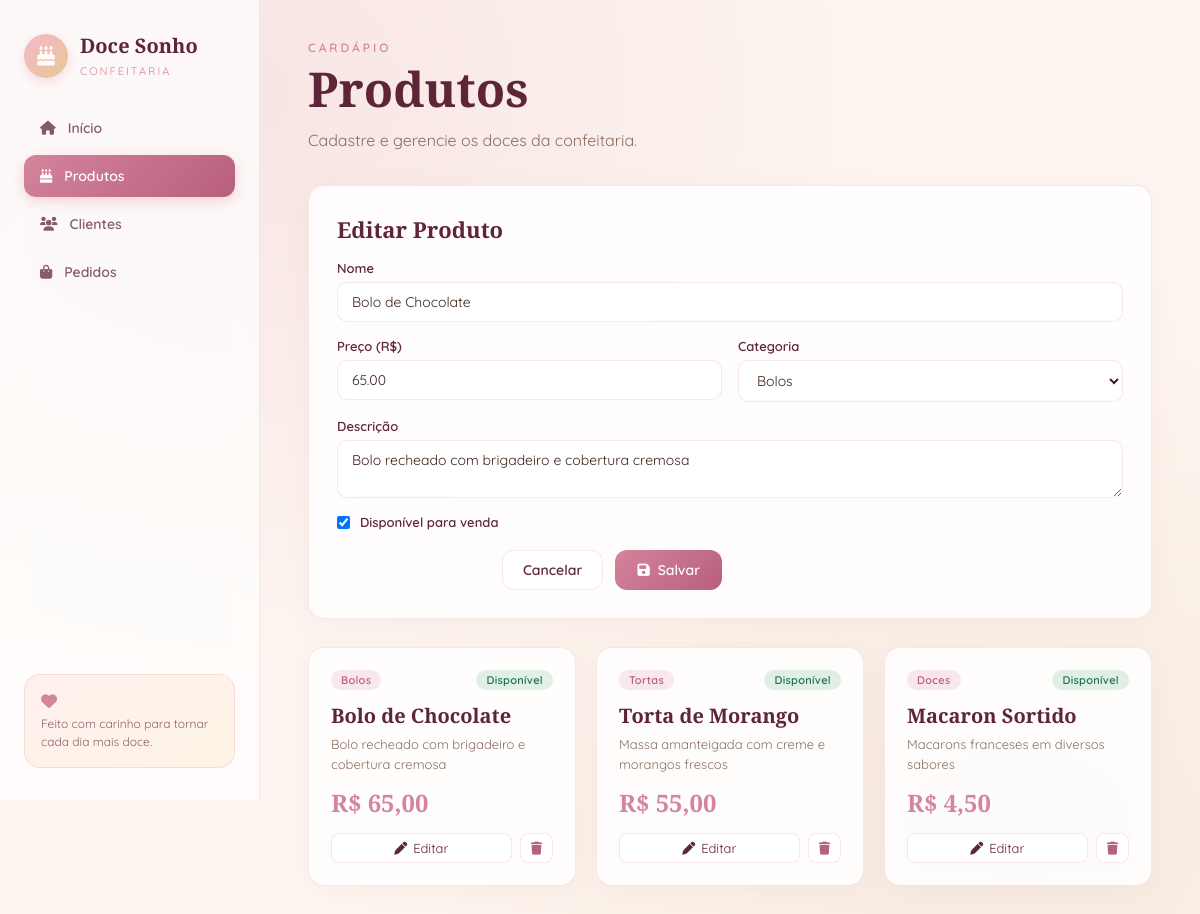
The app's page /produtos.php?edit=1 (signed in) with its own data.
### tables this page shows
CREATE TABLE IF NOT EXISTS produtos (
    id INT AUTO_INCREMENT PRIMARY KEY,
    nome VARCHAR(150) NOT NULL,
    preco DECIMAL(10,2) NOT NULL,
    descricao TEXT,
    categoria VARCHAR(50) DEFAULT 'Geral',
    disponivel TINYINT(1) DEFAULT 1,
    criado_em DATETIME DEFAULT CURRENT_TIMESTAMP
);

### db.php (called while the page is built, shortened)
<?php
function h($value)
{
    return htmlspecialchars((string) $value, ENT_QUOTES, 'UTF-8');
}
function listarProdutos($pdo)
{
    return $pdo->query("SELECT * FROM produtos ORDER BY criado_em DESC")->fetchAll();
}
function obterProduto($pdo, $id)
{
    $stmt = $pdo->prepare("SELECT * FROM produtos WHERE id = ?");
    $stmt->execute([$id]);
    return $stmt->fetch();
}

### produtos.php (the view, shortened to what this page needs)
<?php
include 'db.php';
$editando = null;
if (isset($_GET['edit'])) {
    $editando = obterProduto($pdo, (int) $_GET['edit']);
}
$produtos = listarProdutos($pdo);
$categorias = ['Bolos', 'Tortas', 'Doces', 'Salgados', 'Bebidas', 'Geral'];
?>
<!DOCTYPE html>
<html lang="pt-BR">
<head>
    <link rel="stylesheet" href="style.css">
    <link href="https://cdnjs.cloudflare.com/ajax/libs/font-awesome/6.0.0/css/all.min.css" rel="stylesheet">
</head>
<body>
    <div class="layout">
        <?php include 'sidebar.php'; ?>
        <main class="main">
            <header class="page-header">
                <p class="eyebrow">Cardápio</p>
                <h1 class="title">Produtos</h1>
                <p class="subtitle">Cadastre e gerencie os doces da confeitaria.</p>
            </header>
            <section class="card form-card">
                <h2 class="card-title">
                    <?= $editando ? 'Editar Produto' : 'Novo Produto' ?>
                </h2>
                <form method="POST" class="form-grid">
                    <div class=" field col-2">
                    <label>Nome</label>
                    <input type="text" name="nome" required value="<?= h($editando['nome'] ?? '') ?>">
                    </div>
                    <div class=" field">
                    <label>Preço (R$)</label>
                    <input type="number" step="0.01" name="preco" required value="<?= h($editando['preco'] ?? '') ?>">
                    </div>
                    <div class=" field">
                    <label>Categoria</label>
                    <select name="categoria">
                        <?php foreach ($categorias as $c): ?>
                            <option value="<?= h($c) ?>"
                                        <?= ($editando['categoria'] ?? 'Geral') === $c ? 'selected' : '' ?>>
                                        <?= h($c) ?>
                                    </option>
                            <?php endforeach; ?>
                        </select>
                    </div>
                    <div class=" field col-2">
                            <label>Descrição</label>
                            <textarea name="descricao" rows="2"><?= h($editando['descricao'] ?? '') ?></textarea>
    </div>
    <div class="field switch-field col-2">
        <label>
            <input type="checkbox" name="disponivel" <?= (!$editando || $editando['disponivel']) ? 'checked' : '' ?>>
            Disponível para venda
        </label>
    </div>
    <div class="actions col-2">
        <?php if ($editando): ?>
            <a href="produtos.php" class="btn-outline">Cancelar</a>
        <?php endif; ?>
        <button type="submit" class="btn-rose"><i class="fas fa-save"></i>
            <?= $editando ? 'Salvar' : 'Criar' ?>
        </button>
    </div>
    </form>
    </section>
    <section class="grid-cards">
        <?php if (empty($produtos)): ?>
            <div class="empty"><i class="fas fa-birthday-cake"></i>
                <p>Nenhum produto ainda. Cadastre o primeiro!</p>
            </div>
        <?php else: ?>
            <?php foreach ($produtos as $p): ?>
                <div class="prod-card">
                    <div class="prod-badges">
                        <span class="badge rose">
                            <?= h($p['categoria']) ?>
                        </span>
                        <?php if ($p['disponivel']): ?>
                            <span class="badge green">Disponível</span>
                        <?php else: ?>
                            <span class="badge gray">Indisponível</span>
                        <?php endif; ?>
                    </div>
                    <h3>
                        <?= h($p['nome']) ?>
                    </h3>
                    <p class="prod-desc">
                        <?= h($p['descricao'] ?: 'Sem descrição') ?>
                    </p>
                    <p class="prod-price">R$
                        <?= number_format($p['preco'], 2, ',', '.') ?>
                    </p>
                    <div class="card-actions">
                        <a href="produtos.php?edit=<?= $p['id'] ?>" class=" btn-outline-sm"><i class="fas
                                        fa-pen"></i> Editar</a>
                        <a href="produtos.php?delete=<?= $p['id'] ?>" onclick=" return confirm('Excluir este produto?')"
                            class="btn-danger-sm"><i class="fas fa-trash"></i></a>
                    </div>
                </div>
            <?php endforeach; ?>
        <?php endif; ?>
    </section>
    </main>
    </div>
</body>
</html>

### style.css (style rules this page uses)
* { box-sizing: border-box; margin: 0; padding: 0; }
:root { --rose: #d4849c; --rose-dark: #b85f7c; --rose-deep: #5e2538; --gold: #c89968; --cream: #fdf6f0; --soft: #fff8f3; --border: rgba(214, 132, 156, 0.2); --text: #3d2418; --muted: #8a6e60; }
body { font-family: 'Quicksand', sans-serif; background: var(--cream); background-image: radial-gradient(at 20% 10%, rgba(214, 132, 156, 0.15) 0, transparent 50%), radial-gradient(at 85% 90%, rgba(200, 153, 104, 0.12) 0, transparent 50%); color: var(--text); min-height: 100vh; }
a { color: inherit; text-decoration: none; }
.layout { display: flex; min-height: 100vh; }
.main { flex: 1; padding: 40px 48px; max-width: 1200px; margin: 0 auto; width: 100%; }
.page-header { margin-bottom: 32px; }
.eyebrow { font-size: 12px; letter-spacing: 3px; text-transform: uppercase; color: var(--rose); font-weight: 600; margin-bottom: 8px; }
.title { font-family: 'Playfair Display', serif; font-size: 48px; font-weight: 700; color: var(--rose-deep); line-height: 1.1; }
.subtitle { color: var(--muted); margin-top: 12px; max-width: 560px; line-height: 1.6; }
.card, .stat-card, .quick-card, .prod-card, .order-card, .pending-banner { background: rgba(255, 255, 255, 0.85); backdrop-filter: blur(8px); border: 1px solid var(--border); border-radius: 16px; box-shadow: 0 4px 24px rgba(214, 132, 156, 0.08); }
.card-title { font-family: 'Playfair Display', serif; font-size: 22px; color: var(--rose-deep); margin-bottom: 16px; }
.form-card { padding: 28px; margin-bottom: 28px; }
.form-grid { display: grid; grid-template-columns: 1fr 1fr; gap: 16px; }
.field { display: flex; flex-direction: column; gap: 6px; }
.field.col-2 { grid-column: 1 / -1; }
.field label { font-size: 13px; font-weight: 600; color: var(--rose-deep); }
.field input, .field select, .field textarea { padding: 10px 14px; border: 1px solid var(--border); border-radius: 10px; font-family: inherit; font-size: 14px; background: white; color: var(--text); outline: none; transition: all 0.2s ease; }
.switch-field label { display: flex; align-items: center; gap: 10px; cursor: pointer; }
.switch-field input { width: auto; }
.actions { display: flex; gap: 12px; justify-content: flex-end; margin-top: 4px; }
.btn-rose { padding: 11px 22px; border: 0; border-radius: 12px; background: linear-gradient(135deg, var(--rose), var(--rose-dark)); color: white; font-weight: 600; cursor: pointer; font-family: inherit; font-size: 14px; display: inline-flex; align-items: center; gap: 8px; transition: all 0.25s ease; }
.btn-outline { padding: 10px 20px; border: 1px solid var(--border); border-radius: 12px; background: white; color: var(--rose-deep); font-weight: 600; cursor: pointer; font-family: inherit; font-size: 14px; }
.btn-outline-sm, .btn-danger-sm { padding: 6px 10px; border-radius: 8px; font-size: 13px; border: 1px solid var(--border); background: white; display: inline-flex; align-items: center; gap: 6px; cursor: pointer; transition: all 0.2s ease; }
.btn-outline-sm { color: var(--rose-deep); }
.btn-danger-sm { color: var(--rose-dark); }
.grid-cards { display: grid; grid-template-columns: repeat(3, 1fr); gap: 20px; }
.prod-card { padding: 22px; display: flex; flex-direction: column; }
.prod-badges { display: flex; justify-content: space-between; margin-bottom: 12px; }
.prod-card h3 { font-family: 'Playfair Display', serif; font-size: 20px; color: var(--rose-deep); margin-bottom: 6px; }
.prod-desc { font-size: 13px; color: var(--muted); flex: 1; margin-bottom: 12px; line-height: 1.5; }
.prod-price { font-family: 'Playfair Display', serif; font-size: 24px; color: var(--rose); font-weight: 700; margin-bottom: 14px; }
.card-actions { display: flex; gap: 8px; }
.card-actions .btn-outline-sm { flex: 1; justify-content: center; }
.badge { display: inline-block; padding: 3px 10px; border-radius: 999px; font-size: 11px; font-weight: 600; letter-spacing: 0.3px; }
.badge.rose { background: rgba(214, 132, 156, 0.18); color: var(--rose-dark); }
.badge.green { background: rgba(46, 160, 110, 0.15); color: #1e6f4d; }

### records on screen
produtos: nome "Bolo de Chocolate", preco "65.00", descricao "Bolo recheado com brigadeiro e cobertura cremosa", disponivel "☑", categoria "Bolos", shows "Disponível", preco "65,00"
produtos: categoria "Tortas", disponivel "Disponível", nome "Torta de Morango", descricao "Massa amanteigada com creme e morangos frescos", preco "55,00"
produtos: categoria "Doces", disponivel "Disponível", nome "Macaron Sortido", descricao "Macarons franceses em diversos sabores", preco "4,50"

### other values on screen
form field categoria "Bolos"
